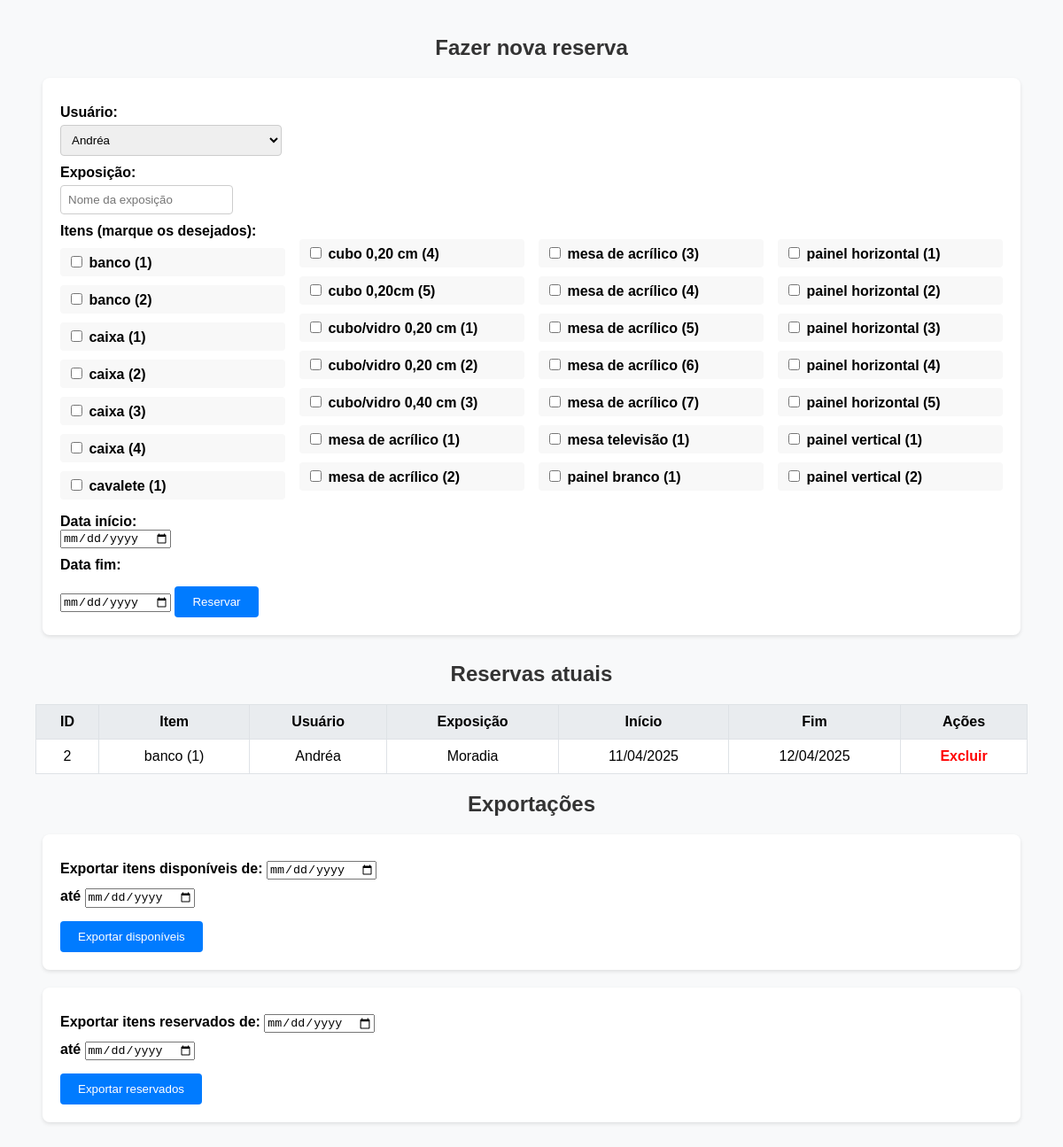
The page / on the database its author committed.
### tables this page shows
CREATE TABLE itens (
                id INTEGER PRIMARY KEY AUTOINCREMENT,
                nome TEXT UNIQUE NOT NULL
            );

CREATE TABLE reservas (
                id INTEGER PRIMARY KEY AUTOINCREMENT,
                item_id INTEGER NOT NULL,
                usuario TEXT NOT NULL,
                inicio TEXT NOT NULL,
                fim TEXT NOT NULL, exposicao TEXT,
                FOREIGN KEY(item_id) REFERENCES itens(id)
            );

### app.py (the view, shortened to what this page needs)
@app.route("/")
def home():
    hoje = datetime.today().strftime("%Y-%m-%d")
    with sqlite3.connect("reservas.db") as conn:
        cur = conn.cursor()
        cur.execute("""
            SELECT reservas.id, itens.nome, reservas.usuario, reservas.inicio, reservas.fim, COALESCE(reservas.exposicao, '')
            FROM reservas JOIN itens ON reservas.item_id = itens.id
            WHERE reservas.fim < ?
        """, (hoje,))
        expiradas = cur.fetchall()
        conn.commit()
        cur.execute("""
            SELECT reservas.id, itens.nome, reservas.usuario, reservas.inicio, reservas.fim, COALESCE(reservas.exposicao, '')
            FROM reservas JOIN itens ON reservas.item_id = itens.id
            ORDER BY reservas.inicio ASC
        """)
        reservas = cur.fetchall()
        cur.execute("SELECT nome FROM itens")
        itens = [row[0] for row in cur.fetchall()]
    usuarios = carregar_usuarios()
    return render_template("home.html", reservas=reservas, itens=itens, usuarios=usuarios)

### app.py (called while the page is built)
def carregar_usuarios():
    if os.path.exists(LISTA_USUARIOS_TXT):
        with open(LISTA_USUARIOS_TXT, encoding='utf-8') as f:
            return [linha.strip() for linha in f if linha.strip()]
    return []

### templates/home.html (shortened to what this page needs)
<!doctype html>
<html lang="pt-br">
<head>
</head>
<body>
<h2>Fazer nova reserva</h2>
<form method="post" action="/reservar">
  <label>Usuário:</label>
  <select name="usuario" class="usuario-select">
    {% for u in usuarios %}
      <option value="{{ u }}">{{ u }}</option>
    {% endfor %}
  </select>
  <label>Exposição:</label>
  <input type="text" name="exposicao" placeholder="Nome da exposição">
  <label>Itens (marque os desejados):</label>
  <div class="item-lista" style="columns: 4; column-gap: 16px; max-height: 300px; overflow-y: auto;">
  {% for i in itens|sort %}
    <label style="break-inside: avoid; display: block;"><input type="checkbox" name="itens" value="{{ i }}"> {{ i }}</label>
  {% endfor %}
</div>
  <label>Data início:</label>
  <input type="date" name="inicio" class="data-input">
  <label>Data fim:</label>
  <input type="date" name="fim" class="data-input">
  <input type="submit" value="Reservar">
</form>
<h2>Reservas atuais</h2>
<div class="scrollable-table">
<table>
<tr><th>ID</th><th>Item</th><th>Usuário</th><th>Exposição</th><th>Início</th><th>Fim</th><th>Ações</th></tr>
{% for r in reservas %}
<tr>
  <td>{{ r[0] }}</td><td>{{ r[1] }}</td><td>{{ r[2] }}</td><td>{{ r[5] if r|length > 5 else '' }}</td><td>{{ r[3].split('-')[2] }}/{{ r[3].split('-')[1] }}/{{ r[3].split('-')[0] }}</td><td>{{ r[4].split('-')[2] }}/{{ r[4].split('-')[1] }}/{{ r[4].split('-')[0] }}</td>
  <td><a class="btn-excluir" href="/excluir/{{ r[0] }}">Excluir</a></td>
</tr>
{% endfor %}
</table>
</div>
<h2>Exportações</h2>
<form method="get" action="/exportar_disponiveis" style="margin-bottom: 20px;">
    <label>Exportar itens <strong>disponíveis</strong> de: <input type="date" name="inicio" required></label>
    <label> até <input type="date" name="fim" required></label>
    <input type="submit" value="Exportar disponíveis">
</form>
<form method="get" action="/exportar_reservados">
    <label>Exportar itens <strong>reservados</strong> de: <input type="date" name="inicio" required></label>
    <label> até <input type="date" name="fim" required></label>
    <input type="submit" value="Exportar reservados">
</form>
</body>
</html>

### templates/home.html (style rules this page uses)
body { font-family: Arial, sans-serif; margin: 40px; background-color: #f8f9fa; }
h2 { color: #333; text-align: center; }
form { background: #fff; padding: 20px; border-radius: 8px; box-shadow: 0 2px 4px rgba(0,0,0,0.1); max-width: 95%; margin: 0 auto 30px auto; }
label { display: block; margin-top: 10px; font-weight: bold; }
select.usuario-select { width: 250px; }
input.data-input { width: 120px; }
input[type="text"], select { padding: 8px; margin-top: 5px; border: 1px solid #ccc; border-radius: 4px; }
input[type="submit"] { margin-top: 15px; background-color: #007bff; color: white; padding: 10px 20px; border: none; border-radius: 4px; cursor: pointer; }
table { border-collapse: collapse; width: 100%; background: #fff; box-shadow: 0 2px 4px rgba(0,0,0,0.1); }
th, td { padding: 10px; border: 1px solid #dee2e6; text-align: center; }
th { background-color: #e9ecef; }
.btn-excluir { color: red; text-decoration: none; font-weight: bold; }
.item-lista label { background-color: #f8f8f8; border-radius: 4px; padding: 6px 8px; display: block; margin-bottom: 5px; }
.scrollable-table { max-height: 400px; overflow-y: scroll; display: block; }

### rows shown on the page
itens: nome "banco (1)"
itens: nome "banco (2)"
itens: nome "caixa (1)"
itens: nome "caixa (2)"
itens: nome "caixa (3)"
itens: nome "caixa (4)"
itens: nome "cavalete (1)"
itens: nome "cubo 0,20 cm (4)"
itens: nome "cubo 0,20cm (5)"
itens: nome "cubo/vidro 0,20 cm (1)"
itens: nome "cubo/vidro 0,20 cm (2)"
itens: nome "cubo/vidro 0,40 cm (3)"
itens: nome "mesa de acrílico (1)"
itens: nome "mesa de acrílico (2)"
itens: nome "mesa de acrílico (3)"
itens: nome "mesa de acrílico (4)"
itens: nome "mesa de acrílico (5)"
itens: nome "mesa de acrílico (6)"
itens: nome "mesa de acrílico (7)"
itens: nome "mesa televisão (1)"
itens: nome "painel branco (1)"
itens: nome "painel horizontal (1)"
itens: nome "painel horizontal (2)"
itens: nome "painel horizontal (3)"
itens: nome "painel horizontal (4)"
itens: nome "painel horizontal (5)"
itens: nome "painel vertical (1)"
itens: nome "painel vertical (2)"
reservas: id "2", nome "banco (1)", usuario "Andréa", r "Moradia", inicio "11", inicio "04", inicio "2025", fim "12", fim "04", fim "2025"

### other values the page prints
form field usuario "Andréa"
